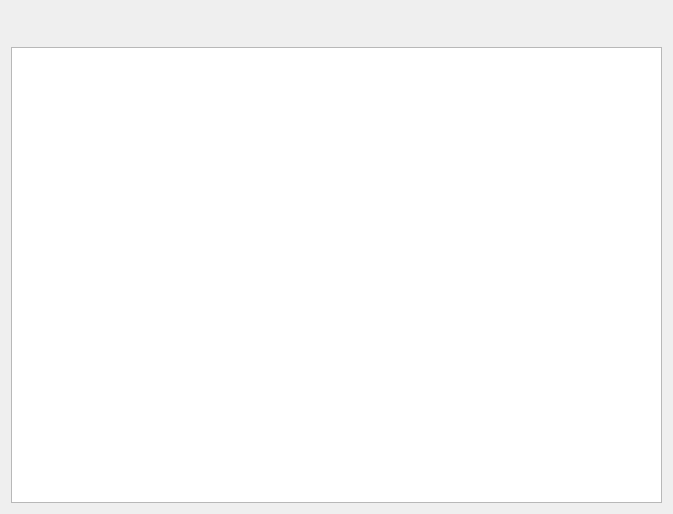
<?xml version="1.0" encoding="UTF-8"?>
<ui version="4.0">
 <class>RelationalTableView</class>
 <widget class="QWidget" name="RelationalTableView">
  <property name="geometry">
   <rect>
    <x>0</x>
    <y>0</y>
    <width>673</width>
    <height>514</height>
   </rect>
  </property>
  <property name="windowTitle">
   <string>RelationalTableView</string>
  </property>
  <layout class="QVBoxLayout" name="verticalLayout">
   <item>
    <widget class="QWidget" name="widget" native="true">
     <property name="minimumSize">
      <size>
       <width>100</width>
       <height>30</height>
      </size>
     </property>
     <property name="maximumSize">
      <size>
       <width>16777215</width>
       <height>30</height>
      </size>
     </property>
    </widget>
   </item>
   <item>
    <widget class="QTableView" name="tableView"/>
   </item>
  </layout>
 </widget>
 <resources/>
 <connections/>
</ui>
